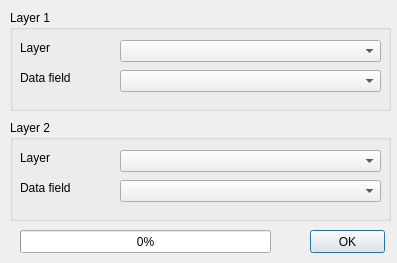
<?xml version="1.0" encoding="UTF-8"?>
<ui version="4.0">
 <class>least_common_denominator</class>
 <widget class="QDialog" name="least_common_denominator">
  <property name="geometry">
   <rect>
    <x>0</x>
    <y>0</y>
    <width>397</width>
    <height>263</height>
   </rect>
  </property>
  <property name="font">
   <font>
    <pointsize>9</pointsize>
   </font>
  </property>
  <property name="windowTitle">
   <string>AequilibraE  -  Least common denominator</string>
  </property>
  <widget class="QGroupBox" name="groupBox">
   <property name="geometry">
    <rect>
     <x>10</x>
     <y>10</y>
     <width>381</width>
     <height>101</height>
    </rect>
   </property>
   <property name="title">
    <string>Layer 1</string>
   </property>
   <widget class="QComboBox" name="fromfield">
    <property name="geometry">
     <rect>
      <x>110</x>
      <y>60</y>
      <width>261</width>
      <height>22</height>
     </rect>
    </property>
   </widget>
   <widget class="QComboBox" name="fromlayer">
    <property name="geometry">
     <rect>
      <x>110</x>
      <y>30</y>
      <width>261</width>
      <height>22</height>
     </rect>
    </property>
   </widget>
   <widget class="QLabel" name="label_2">
    <property name="geometry">
     <rect>
      <x>10</x>
      <y>60</y>
      <width>121</width>
      <height>16</height>
     </rect>
    </property>
    <property name="text">
     <string>Data field</string>
    </property>
   </widget>
   <widget class="QLabel" name="label">
    <property name="geometry">
     <rect>
      <x>10</x>
      <y>30</y>
      <width>121</width>
      <height>16</height>
     </rect>
    </property>
    <property name="text">
     <string>Layer</string>
    </property>
   </widget>
  </widget>
  <widget class="QGroupBox" name="groupBox_2">
   <property name="geometry">
    <rect>
     <x>10</x>
     <y>120</y>
     <width>381</width>
     <height>101</height>
    </rect>
   </property>
   <property name="title">
    <string>Layer 2</string>
   </property>
   <widget class="QComboBox" name="tofield">
    <property name="geometry">
     <rect>
      <x>110</x>
      <y>60</y>
      <width>261</width>
      <height>22</height>
     </rect>
    </property>
   </widget>
   <widget class="QComboBox" name="tolayer">
    <property name="geometry">
     <rect>
      <x>110</x>
      <y>30</y>
      <width>261</width>
      <height>22</height>
     </rect>
    </property>
   </widget>
   <widget class="QLabel" name="label_5">
    <property name="geometry">
     <rect>
      <x>10</x>
      <y>60</y>
      <width>121</width>
      <height>16</height>
     </rect>
    </property>
    <property name="text">
     <string>Data field</string>
    </property>
   </widget>
   <widget class="QLabel" name="label_6">
    <property name="geometry">
     <rect>
      <x>10</x>
      <y>30</y>
      <width>121</width>
      <height>16</height>
     </rect>
    </property>
    <property name="text">
     <string>Layer</string>
    </property>
   </widget>
  </widget>
  <widget class="QProgressBar" name="progressbar">
   <property name="geometry">
    <rect>
     <x>20</x>
     <y>230</y>
     <width>251</width>
     <height>23</height>
    </rect>
   </property>
   <property name="value">
    <number>0</number>
   </property>
  </widget>
  <widget class="QPushButton" name="OK">
   <property name="geometry">
    <rect>
     <x>310</x>
     <y>230</y>
     <width>75</width>
     <height>23</height>
    </rect>
   </property>
   <property name="text">
    <string>OK</string>
   </property>
  </widget>
 </widget>
 <resources/>
 <connections/>
</ui>
